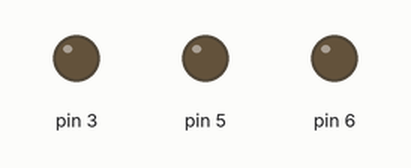
This sketch was run on a simulated Arduino Uno, built with avr-gcc and run on an emulated ATmega328P. Shown: output pins drawn as LEDs (lit = HIGH).

Above: at 0.05 s.
At 2.0 s:
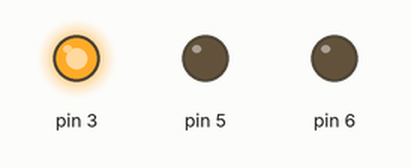
At 4.0 s:
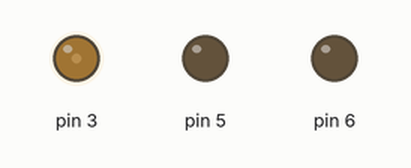
Timing chart, 0 to 6.5 s (numbered marks = the images above):
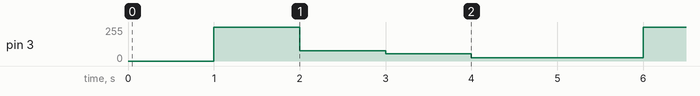

Measured:
- by itself, pin 3: repeats every 5.0 s: 76/255 1.0 s, 53/255 1.0 s, 25/255 2.0 s, 255/255 1.0 s

The sketch:

Practica_5.ino
```cpp
int aumento=0;
void setup() {
  // put your setup code here, to run once:
  pinMode(3,OUTPUT);
  pinMode(5,OUTPUT);
  pinMode(6,OUTPUT);
}

void loop() {
  // put your main code here, to run repeatedly:
  delay(1000);
  analogWrite(3,255);
  delay(1000);
  analogWrite(3,76);
  delay(1000);
  analogWrite(3,53);
  delay(1000);
  analogWrite(3,25);
 delay(1000);


}
```
